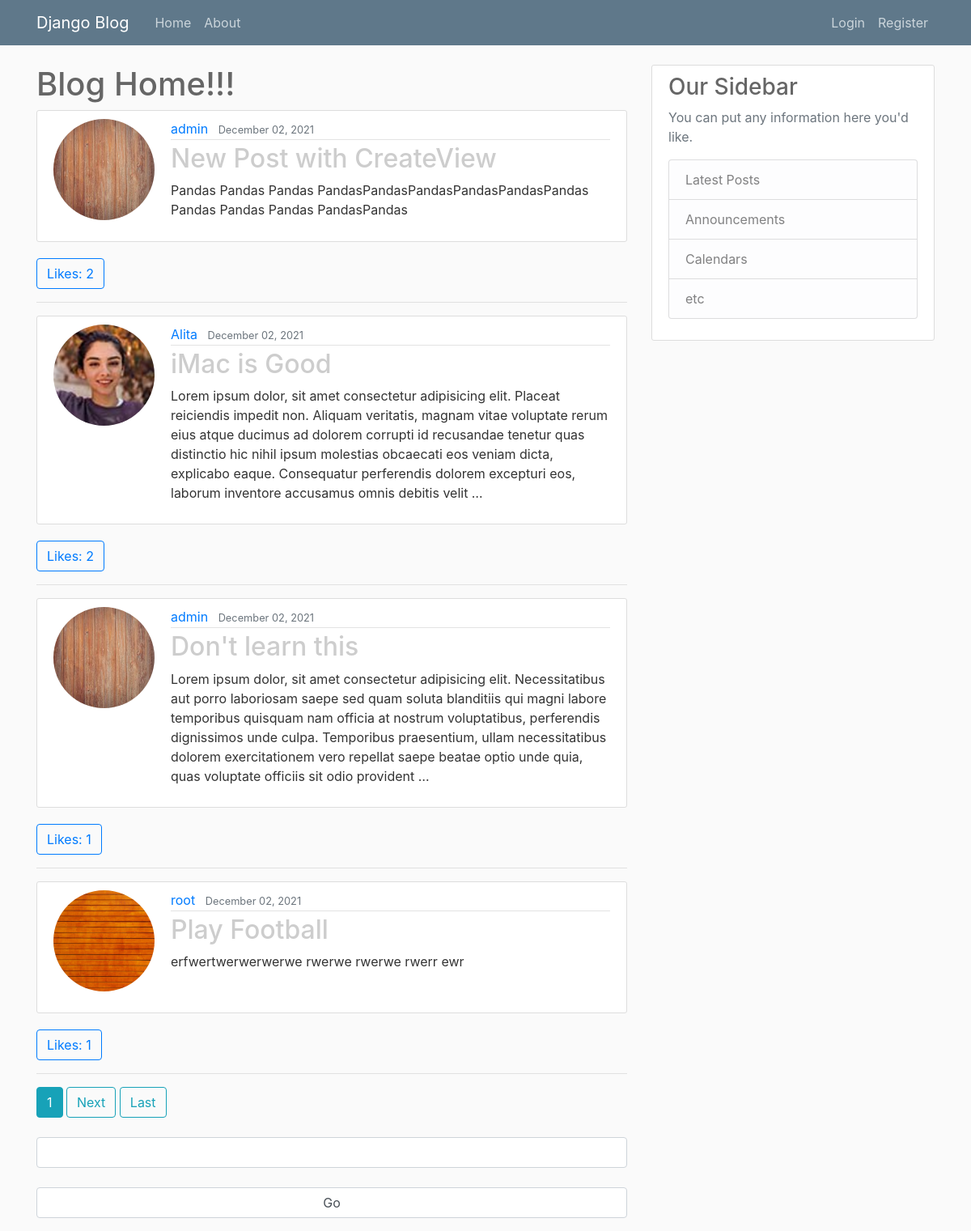
The page / on the database its author committed.
### blog/models.py (models this page shows, shortened)
class Post(models.Model):
    author = models.ForeignKey(User, on_delete=models.CASCADE)
    title = models.CharField(max_length=100)
    content = models.TextField()
    date_posted = models.DateTimeField(default=timezone.now)
    likes = models.ManyToManyField(User, related_name="post_likes")
    def total_likes(self):
        return self.likes.count()

### users/models.py (models this page shows, shortened)
class Profile(models.Model):
    user = models.OneToOneField(User, on_delete=models.CASCADE)
    image = models.ImageField(default="default.jpg", upload_to='profile_pics')

### blog/views.py (the view)
# urls.py: path("", views.PostListView.as_view(), name="home"),
class PostListView(ListView):
    model = Post
    template_name = 'blog/home.html'
    context_object_name = 'posts'
    paginate_by = 4
    ordering=['-date_posted']
    def get_queryset(self, **kwargs):
        return Post.objects.annotate(num_comments=Count('comment')).order_by('-num_comments')

### templates/blog/home.html (shortened to what this page needs)
{% extends 'base.html' %}
{% block content %}
<h1>Blog Home!!!</h1>
{% for post in posts %}
<article class="media content-section">
    <img src="{{ post.author.profile.image.url }}" alt="img" class="rounded-circle account-img">
    <div class="media-body">
        <div class="article-metadata">
            <a href="{% url 'user_posts' post.author.username %}" class="mr-2">{{ post.author }}</a>
            <small class="text-muted">{{ post.date_posted|date:"F d, Y" }}</small>
        </div>
        <h2><a href="{% url 'post_detail' post.pk %}" class="article-title">{{ post.title }}</a></h2>
        <p class="article-content">{{ post.content|truncatewords:50 }}</p>
    </div>
</article>
    <span class="btn btn-outline-primary">Likes: {{ post.total_likes }}</span>
<br>
<hr>
{% endfor %}
    {% for num in page_obj.paginator.page_range %}
        {% if page_obj.number == num %}
            <a href="?page={{ num }}" class="btn btn-info mb-4">{{ num }}</a>
        {% elif num > page_obj.numuber|add:'-3' and num < page_obj.number|add:'3' %}
            <a href="?page={{ num }}" class="btn btn-outline-info mb-4">{{ num }}</a>
        {% endif %}
    {% endfor %}
    {% if page_obj.has_next %}
        <a href="?page={{ page_obj.next_page_number }}" class="btn btn-outline-info mb-4">Next</a>
        {% if page_obj.next_page_number|add:'10' < page_obj.paginator.num_pages %}
            <a href="?page={{ page_obj.next_page_number }}" class="btn btn-outline-info mb-4">...</a>
        {% else %}
            <a href="?page={{ page_obj.paginator.num_pages }}" class="btn btn-outline-info mb-4">Last</a>
        {% endif %}
    {% endif %}
    <form action="/gotopage/" method="post" class="form-group">
        <input type="number" class="form-control" name="page">
        <br>
        <input type="submit" class="form-control" value="Go">
    </form>
{% endblock %}

### templates/base.html (shortened to what this page needs)
<!DOCTYPE html>
{% load static %}
<html lang="en">
<head>
    <link rel="stylesheet" href="{% static 'css/bootstrap.min.css' %}">
    <link rel="stylesheet" href="{% static 'css/main.css' %}">
</head>
<body>
    <header class="site-header">
        <nav class="navbar navbar-expand-md navbar-dark bg-steel fixed-top">
            <div class="container">
                <a href="{% url 'home' %}" class="navbar-brand mr-4">Django Blog</a>
                <div class="collapse navbar-collapse" id="navbarToggle">
                    <div class="navbar-nav mr-auto">
                        <a href="{% url 'home' %}" class="nav-item nav-link">Home</a>
                        <a href="{% url 'about' %}" class="nav-item nav-link">About</a>
                    </div>
                    <div class="navbar-nav">
                        {% if user.is_authenticated %}
                            <a href="{% url 'profile' %}" class="nav-item nav-link">{{ user }} Profile </a>
                            <a href="{% url 'logout' %}" class="nav-item nav-link">Logout</a>
                        {% else %}
                            <a href="{% url 'profile' %}" class="nav-item nav-link">Login</a>
                            <a href="{% url 'logout' %}" class="nav-item nav-link">Register</a>
                        {% endif %}
                    </div>
                </div>
            </div>
        </nav>
    </header>
    <main role="main" class="container">
        <div class="row">
            <div class="col-md-8">
                {% block content %}
                {% endblock %}
            </div>
            <div class="col-md-4">
                <div class="content-section">
                    <h3>Our Sidebar</h3>
                    <p class="text-muted">You can put any information here you'd like.
                    <ul class="list-group">
                        <li class="list-group-item list-group-item-light">Latest Posts</li>
                        <li class="list-group-item list-group-item-light">Announcements</li>
                        <li class="list-group-item list-group-item-light">Calendars</li>
                        <li class="list-group-item list-group-item-light">etc</li>
                    </ul>
                    </p>
                </div>
            </div>
        </div>
    </main>
</body>
</html>

### static/css/main.css (style rules this page uses)
body { background: #fafafa; color: #333333; margin-top: 5rem; }
h1, h2, h2, h3, h4, h5, h6 { color: #666666; }
ul { margin: 0; }
.bg-steel { background-color: #5f788a; }
.site-header .navbar-nav .nav-link { color: #cbd5db; }
.content-section { background-color: #ffffff; padding: 10px 20px; border: 1px solid #dddddd; border-radius: 3px; margin-bottom: 20px; }
.article-title { color: #4444; }
.article-content { white-space: pre-line; }
.article-metadata { padding-bottom: 1px; margin-bottom: 4px; border-bottom: 1px solid #e3e3e3; }
.account-img { height: 125px; width: 125px; margin-right: 20px; margin-bottom: 16px; }

### rows shown on the page
Post: author.profile.image (picture), author "admin", date_posted "December 02, 2021", title "New Post with CreateView", content "Pandas Pandas Pandas PandasPandasPandasPandasPandasPandas Pandas Pandas Pandas PandasPandas", total_likes "2"
Post: author.profile.image (picture), author "Alita", date_posted "December 02, 2021", title "iMac is Good", content "Lorem ipsum dolor, sit amet consectetur adipisicing elit. Placeat reiciendis impedit non. Aliquam veritatis, magnam vitae voluptate rerum eius atque ducimus ad dolorem corrupti id recusandae tenetur quas distinctio hic nihil ipsum molestias obcaecati eos veniam dicta, explicabo eaque. Consequatur perferendis dolorem excepturi eos, laborum inventore accusamus omnis debitis velit …", total_likes "2"
Post: author.profile.image (picture), author "admin", date_posted "December 02, 2021", title "Don't learn this", content "Lorem ipsum dolor, sit amet consectetur adipisicing elit. Necessitatibus aut porro laboriosam saepe sed quam soluta blanditiis qui magni labore temporibus quisquam nam officia at nostrum voluptatibus, perferendis dignissimos unde culpa. Temporibus praesentium, ullam necessitatibus dolorem exercitationem vero repellat saepe beatae optio unde quia, quas voluptate officiis sit odio provident …", total_likes "1"
Post: author.profile.image (placeholder picture), author "root", date_posted "December 02, 2021", title "Play Football", content "erfwertwerwerwerwe rwerwe rwerwe rwerr ewr", total_likes "1"

### other values the page prints
{{ num }} "1"
